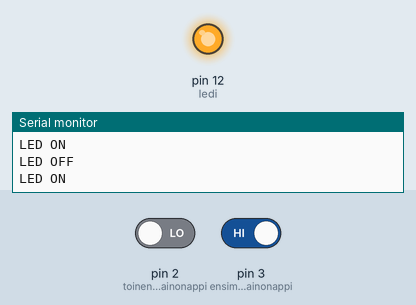
A sketch run on a simulated Arduino Uno, built with avr-gcc and run on an emulated ATmega328P. On the bench: output pins drawn as LEDs (lit = HIGH), the last lines printed to the serial monitor. The inputs (shaded band) are chosen by the test bench; at power-on: pin 2 (toinen_painonappi) LOW, pin 3 (ensimmäinen_painonappi) HIGH.

Above: at 8.8 s.
8.9 s: pin 2 (toinen_painonappi) driven HIGH
At 10.3 s:
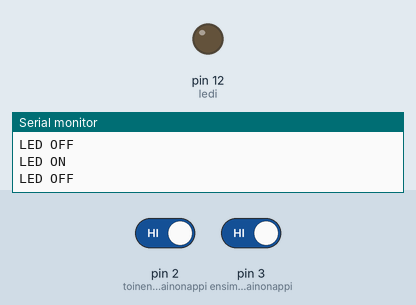
13.9 s: pin 3 (ensimmäinen_painonappi) driven LOW
At 14.5 s:
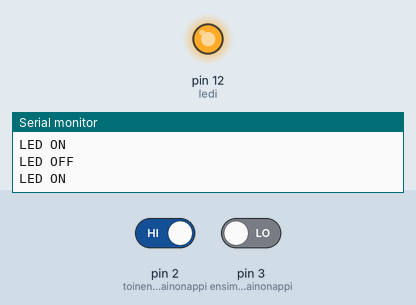
23.2 s: pin 3 (ensimmäinen_painonappi) driven HIGH
At 24.5 s:
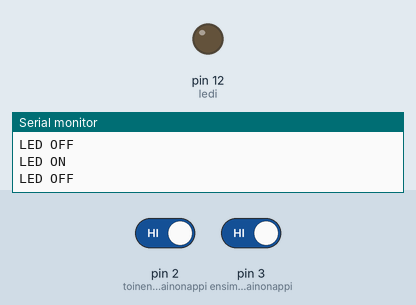
28.2 s: pin 2 (toinen_painonappi) driven LOW
At 29.0 s:
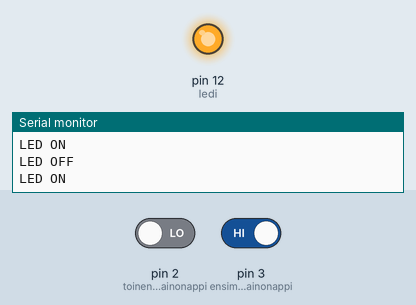
Timing chart, 0 to 38.5 s (numbered marks = the images above; inputs shaded):
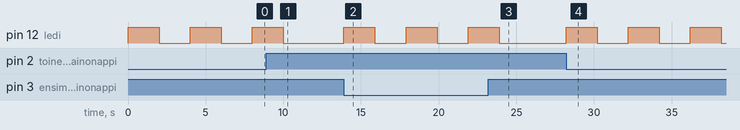

The sketch:

H1_koodi.ino
```cpp
int nappi1 = 0; // painonapeille alustukset
int nappi2 = 0;
// setup pyöräytetään kerran läpi kun laite resetoidaan tai käynnistetään
// täällä tehdään muu "pohjustus" laitteelle, eli
// tässä kerrotaan että meillä on yksi ledi ja kaksi painonappia
void setup() {
  pinMode(12, OUTPUT);     // ledi
  pinMode(3, INPUT);       // ensimmäinen painonappi
  pinMode(2, INPUT);       // toinen painonappi
  Serial.begin(9600);      // avaa sarjamonitorin, johon tulostetaan
}
// ikuinen silmukka, jota ajetaan koko ajan ellei koodata keskeytyksiä
// jos pinni on auki, ledi päällä, tai nappi pohjassa, arvo on HIGH
// muussa tapauksessa arvo on LOW
void loop() {
  nappi1 = digitalRead(3);   // muuttujaan luetaan pinniä
  nappi2 = digitalRead(2);

  if (nappi1 == LOW || nappi2 == LOW) {
  digitalWrite(12, HIGH);     // ledi päälle
  Serial.println("LED ON");  // viesti sarjamonitorille
  delay(2000);               // odotetaan 2 sekuntia
  digitalWrite(12, LOW);      // ledi pois päältä
  Serial.println("LED OFF"); // viesti sarjamonitorille
  delay(2000);               // odotetaan 2 sekuntia
  }

}
```

Measured:
- after the input at 8.9 s, pin 12 (ledi): goes on until 10.0 s, then stays LOW
- after the input at 13.9 s, pin 12 (ledi): alternates HIGH for 2.0 s and LOW for 2.0 s, starting at once
- after the input at 23.2 s, pin 12 (ledi): goes on until 23.9 s, then stays LOW
- after the input at 28.2 s, pin 12 (ledi): alternates HIGH for 2.0 s and LOW for 2.0 s, starting at once
- by itself, pin 12 (ledi): alternates HIGH for 2.0 s and LOW for 2.0 s
